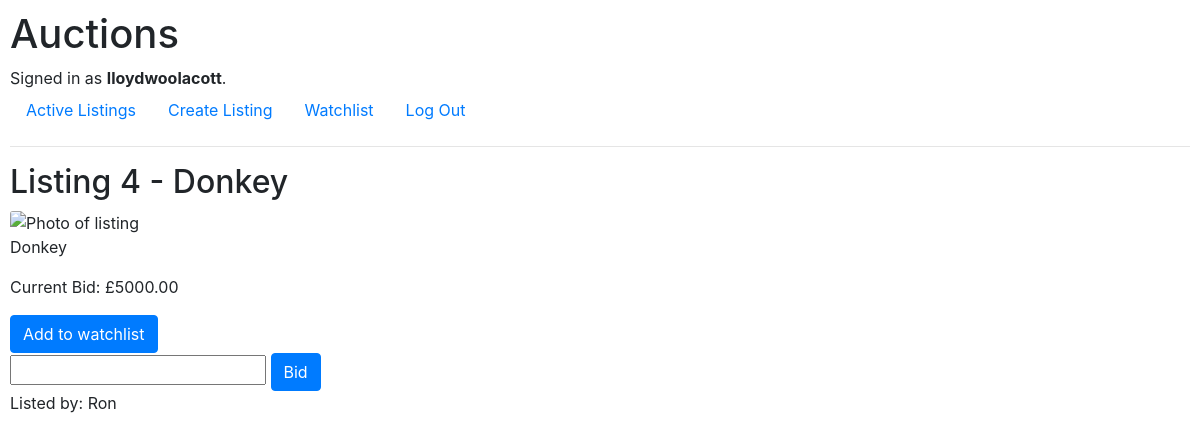
The page /listing/Donkey (signed in) on the database its author committed.
### auctions/models.py (models this page shows, shortened)
class User(AbstractUser):
    watchlist = models.ManyToManyField("Auction_listing", blank=True, related_name="watchers")

class Auction_listing(models.Model):
    listing_title = models.CharField(max_length=64)
    description = models.CharField(max_length=128)
    image_url = models.URLField(max_length=200)
    seller = models.ForeignKey(User, on_delete=models.CASCADE, related_name="seller")

class Bid(models.Model):
    bid = models.DecimalField(default=0, max_digits=6, decimal_places=2)
    listing = models.ForeignKey(Auction_listing, on_delete=models.CASCADE, related_name="bids")
    bidder = models.ForeignKey(User, on_delete=models.CASCADE, related_name="bidder")

### auctions/views.py (the view, shortened to what this page needs)
# urls.py: path("listing/<str:listing>", views.listing, name="listing"),
def listing(request, listing):
    if request.method == "POST":
        listing = request.POST["post_listing_title"]
    listing_obj = Auction_listing.objects.filter(listing_title=listing).first()
    bid_obj = listing_obj.bids.order_by('-bid').first()
    max_bid = bid_obj.bid if bid_obj else None
    if not max_bid:
            max_bid = 0
    error = None
    return render(request, "auctions/listing.html", {
        "listing":listing_obj,
        "max_bid":max_bid,
        "error":error
    })

### auctions/templates/auctions/listing.html (shortened to what this page needs)
{% extends "auctions/layout.html" %}
{% block body %}
            <h2>Listing {{ listing.id }} - {{listing.listing_title}}</h2>
            <img class="card-img-top" src="{{ listing.image_url }}" alt="Photo of {{ listing.title }} listing" style="height: 10rem; width: auto;">
            <p class="card-text">{{ listing.description }}</p>
            {% if max_bid %}
                <p>Current Bid: £{{ max_bid }}</p>
            {% else %}
                <p>Current Bid: £0</p>
            {% endif %}
            {% if user.is_authenticated %}
                <form action="{% url 'watchlist' %}" method="post">
                    <button type="submit" class="btn btn-primary">Add to watchlist</button>
                </form>
                <form action="{% url 'listing' listing=listing.listing_title %}" method="post">
                    <input type="number" name="add_bid">
                    <button type="submit" class="btn btn-primary">Bid</button>
                </form>
                <p> Listed by: {{ listing.seller }}</p>
            {% endif %}
{% endblock %}

### auctions/templates/auctions/layout.html (shortened to what this page needs)
{% load static %}
<!DOCTYPE html>
<html lang="en">
    <head>
        <link rel="stylesheet" href="https://stackpath.bootstrapcdn.com/bootstrap/4.4.1/css/bootstrap.min.css">
        <link href="{% static 'auctions/styles.css' %}" rel="stylesheet">
    </head>
    <body>
        <h1>Auctions</h1>
        <div>
            {% if user.is_authenticated %}
                Signed in as <strong>{{ user.username }}</strong>.
            {% else %}
                Not signed in.
            {% endif %}
        </div>
        <ul class="nav">
            <li class="nav-item">
                <a class="nav-link" href="{% url 'index' %}">Active Listings</a>
            </li>
            {% if user.is_authenticated %}
                <li class="nav-item">
                    <a class="nav-link" href="{% url 'create_listing' %}">Create Listing</a>
                </li>
                <li class="nav-item">
                    <a class="nav-link" href="{% url 'watchlist' %}">Watchlist</a>
                </li>
                <li class="nav-item">
                    <a class="nav-link" href="{% url 'logout' %}">Log Out</a>
                </li>
            {% endif %}
        </ul>
        <hr>
        {% block body %}
        {% endblock %}
    </body>
</html>

### auctions/static/auctions/styles.css (style rules this page uses)
body { padding: 10px; }

### rows shown on the page
User: username "lloydwoolacott"
Auction_listing: id "4", listing_title "Donkey", description "Donkey", seller "Ron"
Bid: bid "5000.00"
